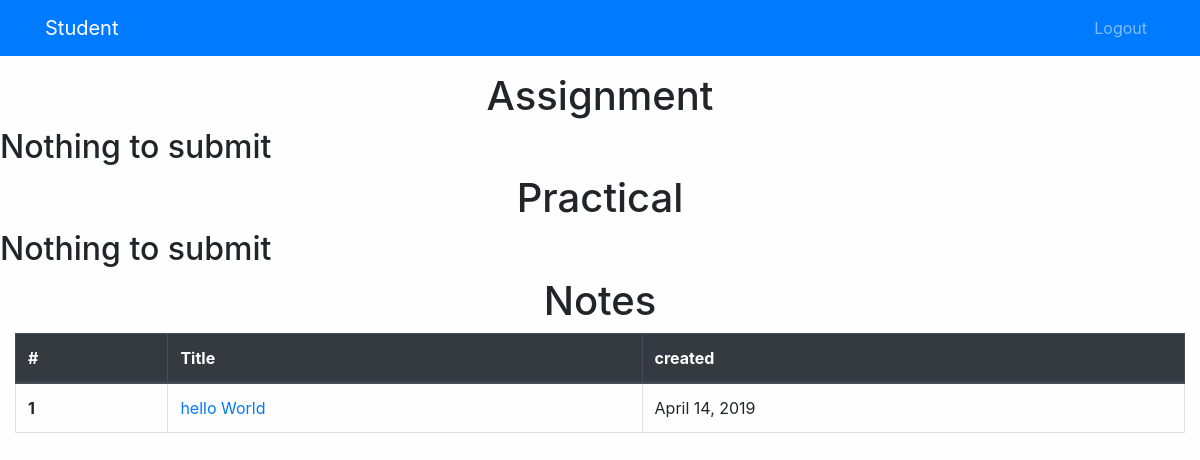
Page /student_group_detail/1/ (signed in) on the earlier database version.
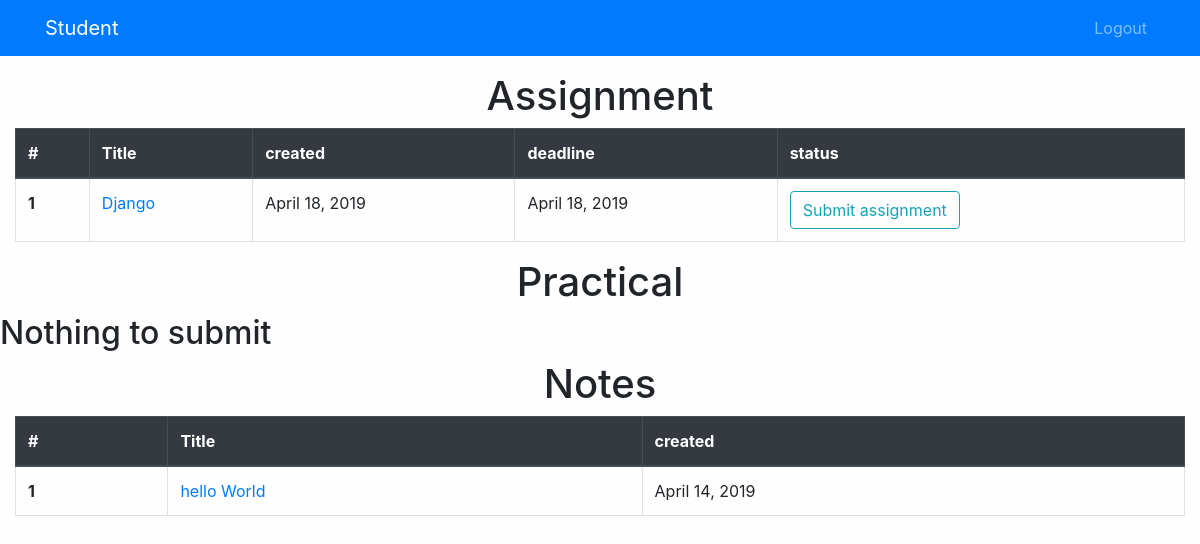
Same page on the later database version.
### teachers/models.py (models this page shows, shortened)
class notes(models.Model):
    teacher = models.ForeignKey(teacher, on_delete=models.CASCADE)
    group = models.ForeignKey(group, on_delete=models.CASCADE)
    created = models.DateField(auto_now=True)
    title = models.CharField(max_length=50,blank=False)
    content = models.TextField(blank=True)
    file = models.FileField(upload_to="notes", blank=True, null=True)

class assignment(models.Model):
    teacher=models.ForeignKey(teacher,on_delete=models.CASCADE)
    group=models.ForeignKey(group,on_delete=models.CASCADE)
    created = models.DateField(auto_now=True)
    title=models.CharField(max_length=50,blank=False)
    content=models.TextField(blank=True)
    file = models.FileField(upload_to="assignment",blank=True,null=True)
    deadline = models.DateField()
    def __str__(self):
        return self.title

### home/views.py (the view)
# urls.py: path('student_group_detail/<int:pk>/',views.student_group_detail,name="student_group_detail"),
@login_required
def student_group_detail(request,pk):
    group_detail=group.objects.get(pk=pk)
    student=students.objects.get(user=request.user)
    try :
        submitted_assignment=student_assignment.objects.filter(student=student)
        temp1=[]
        for s in submitted_assignment:
            temp1.append(s.assignment)
        assignments=assignment.objects.filter(group=group_detail).exclude(title__in=temp1)
    except:
        print("wrroeasdsacas")
        assignments = None
    try :
        note=notes.objects.filter(group=group_detail)
    except:
        note = None
    try :
        submitted_practical=student_practical.objects.filter(student=student)
        temp2=[]
        for s in submitted_practical:
            temp2.append(s.practical)
        practicals=practical.objects.filter(group=group_detail).exclude(title__in=temp2)
    except:
        practicals=None
    context={
        'group':group_detail,
        'assignment':assignments,
        'practical':practicals,
        'notes':note,
    }
    return render(request,"student_group_detail.html",context)

### teachers/models.py (called while the page is built)
    def __str__(self):
        return self.title

### templates/student_group_detail.html
{% extends "student_home.html" %}
{% block body %}
<h1 class="text-center">Assignment</h1>
{% if assignment %}
<div class="container-fluid">
<table class="table table-bordered table-hover">
  <thead class="thead-dark">
    <tr>
      <th scope="col">#</th>
      <th scope="col">Title</th>
      <th scope="col">created</th>
      <th scope="col">deadline</th>
      <th scope="col"> status</th>
    </tr>
  </thead>
  <tbody>
    {%for temp in assignment %}
    <tr>
      <th scope="row">{{forloop.counter}}</th>
      <td><a href="{% url 'student:viewassignment' assignpk=temp.pk %}">{{temp.title}}</a></td>
      <td>{{temp.created}}</td>
      <td>{{temp.deadline}}</td>
      <td><a href="{% url 'student:submitassignment' pk=group.pk assignpk=temp.pk  %}" class="btn btn-outline-info" >Submit assignment</a></td>
    </tr>
    {%endfor %}
  </tbody>
</table>
</div>
{%else %}
<h2>Nothing to submit</h2>
{% endif %}
<h1 class="text-center">Practical</h1>
{% if practical %}
<div class="container-fluid">
<table class="table table-bordered">
  <thead class="thead-dark">
    <tr>
      <th scope="col">#</th>
      <th scope="col">Title</th>
      <th scope="col">created</th>
      <th scope="col">deadline</th>
      <th scope="col">status</th>
    </tr>
  </thead>
  <tbody>
    {%for temp in practical %}
    <tr>
      <th scope="row">{{forloop.counter}}</th>
      <td>{{temp.title}}</td>
      <td>{{temp.created}}</td>
      <td>{{temp.deadline}}</td>
        <td><a href="{% url 'student:submitpractical' pk=group.pk assignpk=temp.pk  %}" class="btn btn-outline-info" >Submit practical</a></td>
    </tr>
    {%endfor %}
  </tbody>
</table>
</div>
{%else %}
<h2>Nothing to submit</h2>
{% endif %}
<h1 class="text-center">Notes</h1>
{% if notes %}
<div class="container-fluid">
<table class="table table-bordered">
  <thead class="thead-dark">
    <tr>
      <th scope="col">#</th>
      <th scope="col">Title</th>
      <th scope="col">created</th>
    </tr>
  </thead>
  <tbody>
    {%for temp in notes %}
    <tr>
      <th scope="row">{{forloop.counter}}</th>
      <td> <a href="{% url 'student:viewnotes' assignpk=temp.pk %}">{{temp.title}} </a></td>
      <td>{{temp.created}}</td>
    </tr>
    {%endfor %}
  </tbody>
</table>
</div>
{%else %}
<h2>Nothing recieved </h2>
{% endif %}
{% endblock %}

Differences in the rows shown:
added assignment: title "Django", created "April 18, 2019", deadline "April 18, 2019"
Other differences:
text no longer shown: "Nothing to submit"
text now shown: "# Title created deadline status"
